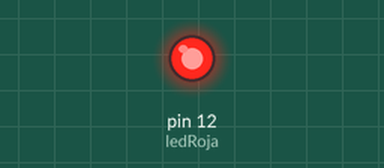
This sketch was run on a simulated Arduino Uno, built with avr-gcc and run on an emulated ATmega328P. Parts: output pins drawn as LEDs (lit = HIGH).

Above: at 0.1 s.
Timing chart, 0 to 1.6 s (numbered marks = the images above):
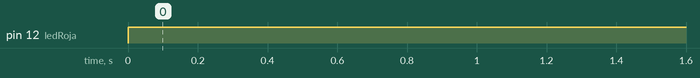

Measured:
- by itself, pin 12 (ledRoja): LOW → HIGH at 0.00 s

The sketch:

02-LuzRojaLuminosidad255.ino
```cpp
int ledVerde = 10;
int ledAmarilla = 11;
int ledRoja = 12;

int luminosidad = 255; // probaremos valores entre 0 y 255 -> Con 255 se enciende

void setup()
{
    pinMode(ledRoja, OUTPUT); // vamos a usar el led rojo de la BATS
}

void loop()
{
    analogWrite(ledRoja, luminosidad); // poner el pin con el valor intermedio buscado
}
```
